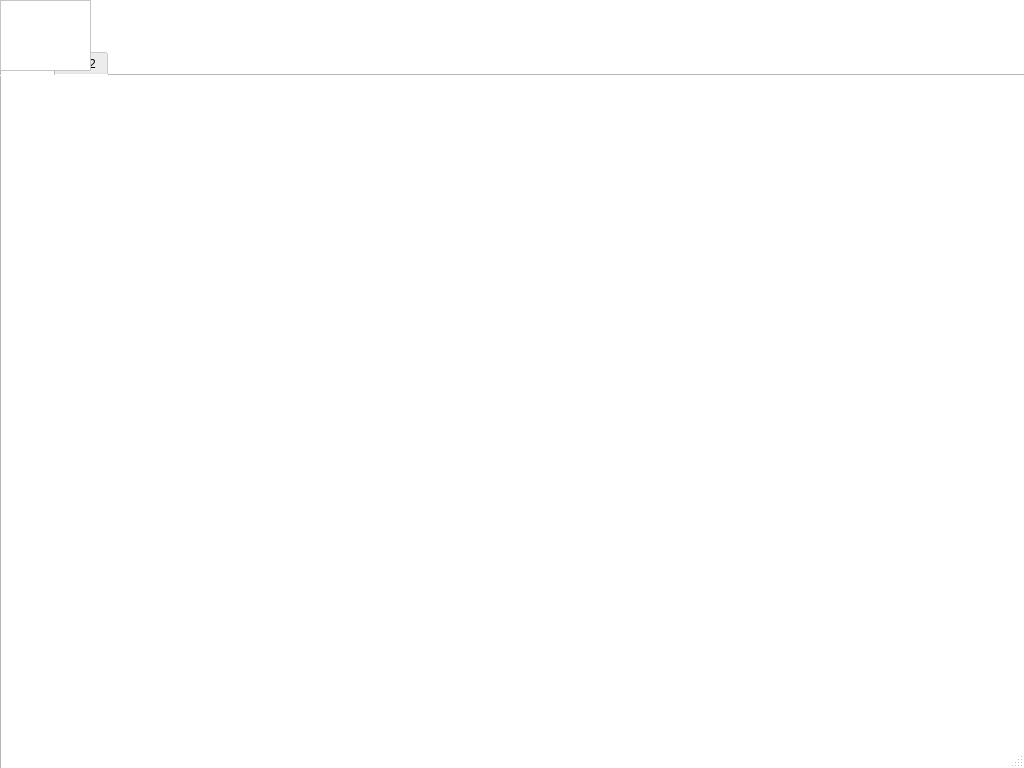
<?xml version="1.0" encoding="UTF-8"?>
<ui version="4.0">
 <class>KitchenSink</class>
 <widget class="QMainWindow" name="KitchenSink">
  <property name="windowModality">
   <enum>Qt::WindowModal</enum>
  </property>
  <property name="geometry">
   <rect>
    <x>0</x>
    <y>0</y>
    <width>1024</width>
    <height>768</height>
   </rect>
  </property>
  <property name="sizePolicy">
   <sizepolicy hsizetype="MinimumExpanding" vsizetype="MinimumExpanding">
    <horstretch>0</horstretch>
    <verstretch>0</verstretch>
   </sizepolicy>
  </property>
  <property name="minimumSize">
   <size>
    <width>1024</width>
    <height>768</height>
   </size>
  </property>
  <property name="baseSize">
   <size>
    <width>1024</width>
    <height>768</height>
   </size>
  </property>
  <property name="windowTitle">
   <string>Google Kitchen Sink Demo w/ Qt</string>
  </property>
  <property name="autoFillBackground">
   <bool>true</bool>
  </property>
  <property name="styleSheet">
   <string notr="true"/>
  </property>
  <widget class="QWidget" name="centralWidget">
   <property name="minimumSize">
    <size>
     <width>1024</width>
     <height>768</height>
    </size>
   </property>
   <property name="styleSheet">
    <string notr="true">background-color: rgb(255, 255, 255);</string>
   </property>
   <widget class="QTabWidget" name="tabWidget">
    <property name="geometry">
     <rect>
      <x>0</x>
      <y>50</y>
      <width>1031</width>
      <height>721</height>
     </rect>
    </property>
    <property name="minimumSize">
     <size>
      <width>1031</width>
      <height>721</height>
     </size>
    </property>
    <widget class="QWidget" name="tab">
     <attribute name="title">
      <string>Tab 1</string>
     </attribute>
    </widget>
    <widget class="QWidget" name="tab_2">
     <attribute name="title">
      <string>Tab 2</string>
     </attribute>
     <zorder>toolboxIcon</zorder>
    </widget>
   </widget>
   <widget class="QFrame" name="toolboxIcon">
    <property name="geometry">
     <rect>
      <x>0</x>
      <y>0</y>
      <width>91</width>
      <height>71</height>
     </rect>
    </property>
    <property name="minimumSize">
     <size>
      <width>91</width>
      <height>71</height>
     </size>
    </property>
    <property name="maximumSize">
     <size>
      <width>91</width>
      <height>71</height>
     </size>
    </property>
    <property name="styleSheet">
     <string notr="true">background-image: url(:/toolboxIcon.png);</string>
    </property>
    <property name="frameShape">
     <enum>QFrame::StyledPanel</enum>
    </property>
    <property name="frameShadow">
     <enum>QFrame::Raised</enum>
    </property>
    <property name="lineWidth">
     <number>0</number>
    </property>
   </widget>
  </widget>
  <widget class="QStatusBar" name="statusBar"/>
 </widget>
 <layoutdefault spacing="6" margin="11"/>
 <resources/>
 <connections/>
</ui>
